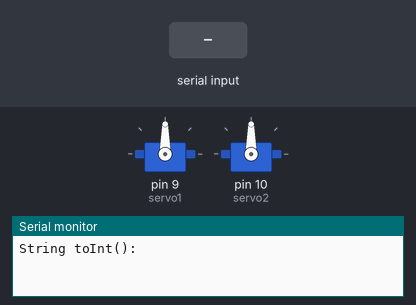
Recording of a sketch running on a simulated Arduino Uno, built with avr-gcc and run on an emulated ATmega328P. Shown: 2 × servo, the last lines printed to the serial monitor. The inputs (shaded band) are chosen by the test bench.

Above: at 1.2 s.
1.3 s: "90,45,200\n" received over Serial
At 2.5 s:
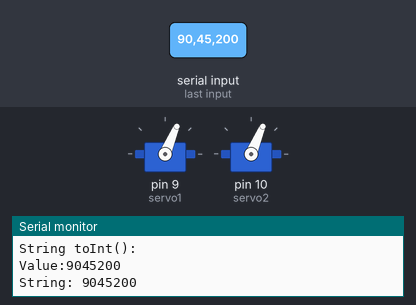
2.8 s: "30,150,10\n" received over Serial
At 3.8 s:
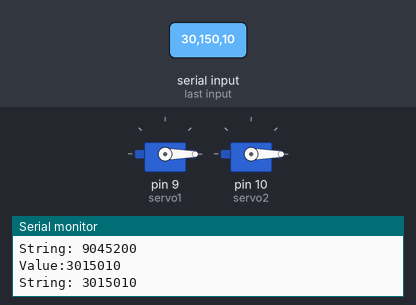
4.3 s: "90,45\n" received over Serial
At 4.7 s:
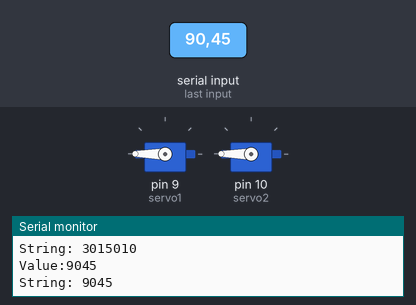
5.8 s: "90,45,200,10\n" received over Serial
At 6.1 s:
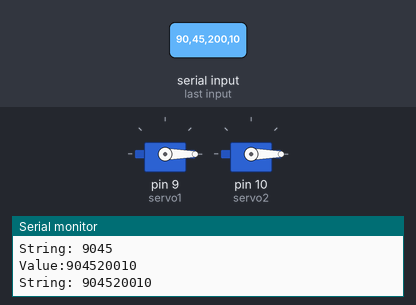
7.3 s: "30,150\n" received over Serial
At 8.2 s:
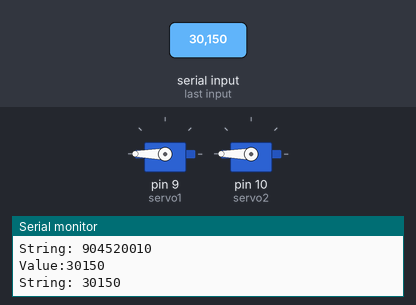
Timing chart, 0 to 9.8 s (numbered marks = the images above; inputs shaded):
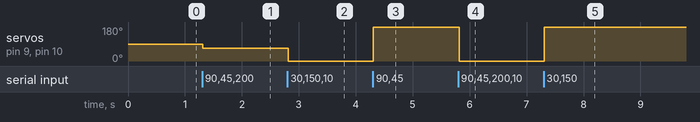

The sketch:

GripperControlV5_serialControl.ino
```cpp
// zoomkat 10-22-11 serial servo test
// type servo position 0 to 180 in serial monitor
// or for writeMicroseconds, use a value like 1500
// for IDE 0022 and later
// Powering a servo from the arduino usually *DOES NOT WORK*.

String readString;
#include <Servo.h>
Servo servo1;  // create servo object to control a servo
Servo servo2;  // create servo object to control a servo

const byte numChars = 32;
char receivedChars[numChars]; // an array to store the received data

boolean newData = false;
int n = 0;    // variable to store the servo position

String inString = "";    // string to hold input

void setup() {
  // Open serial communications and wait for port to open:
  Serial.begin(9600);
  while (!Serial) {
    ; // wait for serial port to connect. Needed for native USB port only
  }

  // send an intro:
  Serial.println("\n\nString toInt():");
  Serial.println();
  servo1.attach(9);  //the pin for the servo control
  servo2.attach(10);  //the pin for the servo control
}

void loop() {
  // Read serial input:
  while (Serial.available() > 0) {
    int inChar = Serial.read();
    if (isDigit(inChar)) {
      // convert the incoming byte to a char and add it to the string:
      inString += (char)inChar;
    }
    // if you get a newline, print the string, then the string's value:
    if (inChar == '\n') {
      Serial.print("Value:");
      Serial.println(inString.toInt());
      Serial.print("String: ");
      Serial.println(inString);
      servo1.write(inString.toInt());              // tell servo to go to position in variable 'pos'
      servo2.write(inString.toInt());              // tell servo to go to position in variable 'pos'
      delay(15);                       // waits 15ms for the servo to reach the position
      // clear the string for new input:
      inString = "";
    }
  }
}
```

Measured:
- after the input at 1.3 s, servo on pin 9 (servo1), servo on pin 10 (servo2): 90° → 67° at once
- after the input at 2.8 s, servo on pin 9 (servo1), servo on pin 10 (servo2): 67° → 0° at once
- after the input at 4.3 s, servo on pin 9 (servo1), servo on pin 10 (servo2): 0° → 180° at once
- after the input at 5.8 s, servo on pin 9 (servo1), servo on pin 10 (servo2): 180° → 0° at once
- after the input at 7.3 s, servo on pin 9 (servo1), servo on pin 10 (servo2): 0° → 180° at once
